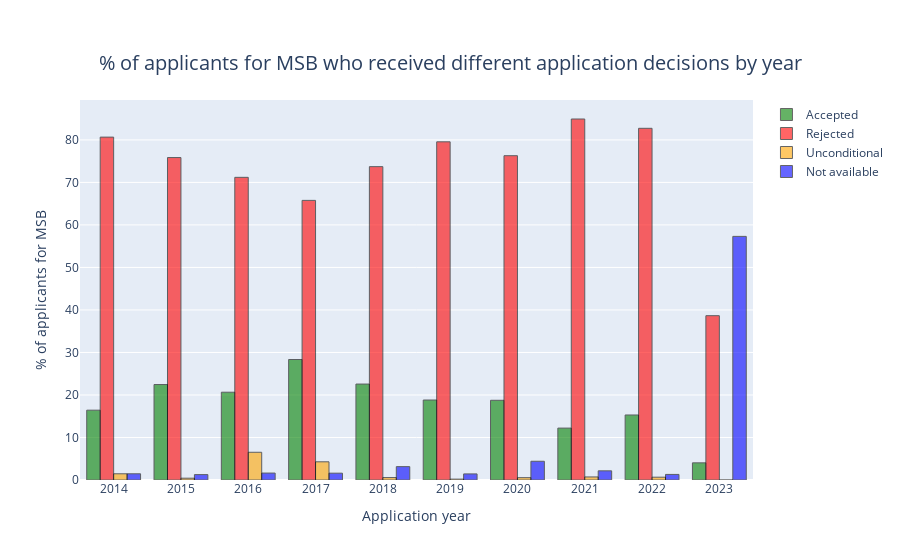

Notebook code for this chart:
### Code cell
fig = go.Figure()

fig.add_trace(go.Bar(x=tailored_df_MSB_AS['Year'], y=tailored_df_MSB_AS['% Conditional for MSB'], name='Accepted', marker_color = 'green'))
fig.add_trace(go.Bar(x=tailored_df_MSB_AS['Year'], y=tailored_df_MSB_AS['% Rejected for MSB'], name='Rejected', marker_color = 'red'))
fig.add_trace(go.Bar(x=tailored_df_MSB_AS['Year'], y=tailored_df_MSB_AS['% Unconditional for MSB'], name='Unconditional', marker_color = 'orange'))
fig.add_trace(go.Bar(x=tailored_df_MSB_AS['Year'], y=tailored_df_MSB_AS['% Not available for MSB'], name='Not available', marker_color = 'blue'))
fig.update_xaxes(title_text='Application year', tickvals = np.arange(2014,2024,1))
fig.update_yaxes(title_text='% of applicants for MSB', tickvals = np.arange(0,110,10))

fig.update_layout(title_text='% of applicants for MSB who received different application decisions by year', title_x = 0.5, title_y = 0.9, title_font=dict(size=20))

fig.update_traces(marker_line_color='black', marker_line_width=1, opacity=0.6)

### Figure 1 — Plotly figure (JSON) as saved in the notebook; plotly's stock layout.template omitted (floating-point values rounded to 4 significant figures)
{"data": [{"marker": {"color": "green", "line": {"color": "black", "width": 1}}, "name": "Accepted", "opacity": 0.6, "type": "bar", "x": [2014, 2015, 2016, 2017, 2018, 2019, 2020, 2021, 2022, 2023], "y": [16.42, 22.46, 20.65, 28.34, 22.57, 18.81, 18.75, 12.21, 15.3, 4.038]}, {"marker": {"color": "red", "line": {"color": "black", "width": 1}}, "name": "Rejected", "opacity": 0.6, "type": "bar", "x": [2014, 2015, 2016, 2017, 2018, 2019, 2020, 2021, 2022, 2023], "y": [80.66, 75.85, 71.2, 65.78, 73.71, 79.55, 76.29, 84.92, 82.73, 38.65]}, {"marker": {"color": "orange", "line": {"color": "black", "width": 1}}, "name": "Unconditional", "opacity": 0.6, "type": "bar", "x": [2014, 2015, 2016, 2017, 2018, 2019, 2020, 2021, 2022, 2023], "y": [1.46, 0.4237, 6.522, 4.278, 0.5714, 0.2045, 0.5515, 0.7181, 0.6579, 0]}, {"marker": {"color": "blue", "line": {"color": "black", "width": 1}}, "name": "Not available", "opacity": 0.6, "type": "bar", "x": [2014, 2015, 2016, 2017, 2018, 2019, 2020, 2021, 2022, 2023], "y": [1.46, 1.271, 1.63, 1.604, 3.143, 1.431, 4.412, 2.154, 1.316, 57.31]}], "layout": {"title": {"font": {"size": 20}, "text": "% of applicants for MSB who received different application decisions by year", "x": 0.5, "y": 0.9}, "xaxis": {"tickvals": [2014, 2015, 2016, 2017, 2018, 2019, 2020, 2021, 2022, 2023], "title": {"text": "Application year"}}, "yaxis": {"tickvals": [0, 10, 20, 30, 40, 50, 60, 70, 80, 90, 100], "title": {"text": "% of applicants for MSB"}}}}
